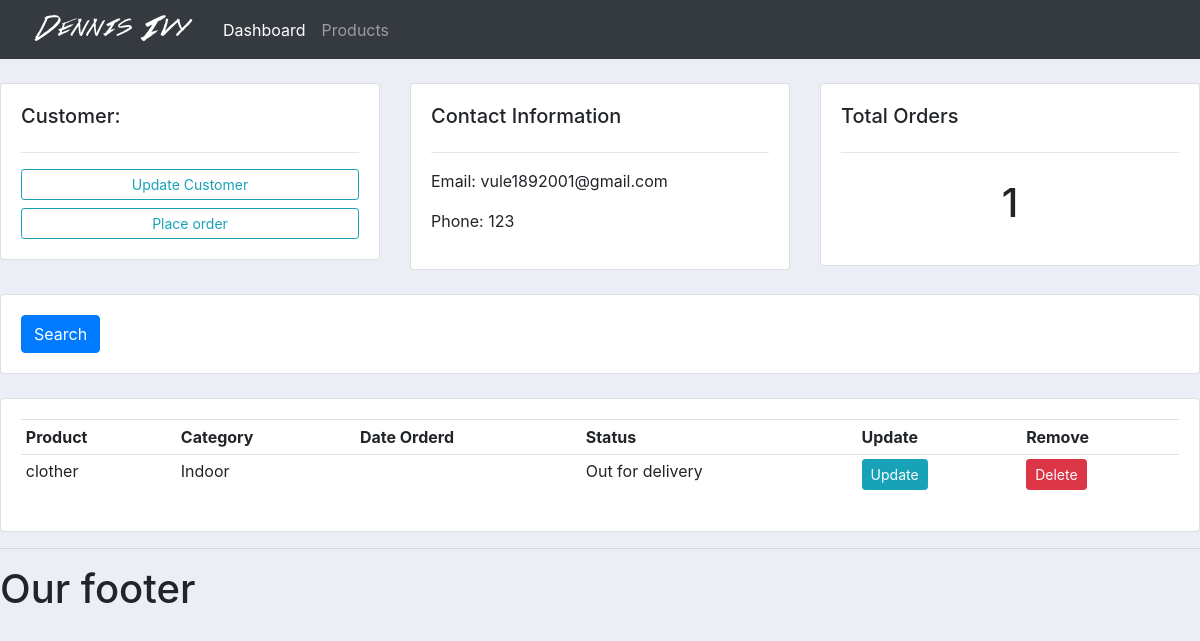
The app's page /customer/1/, older data.
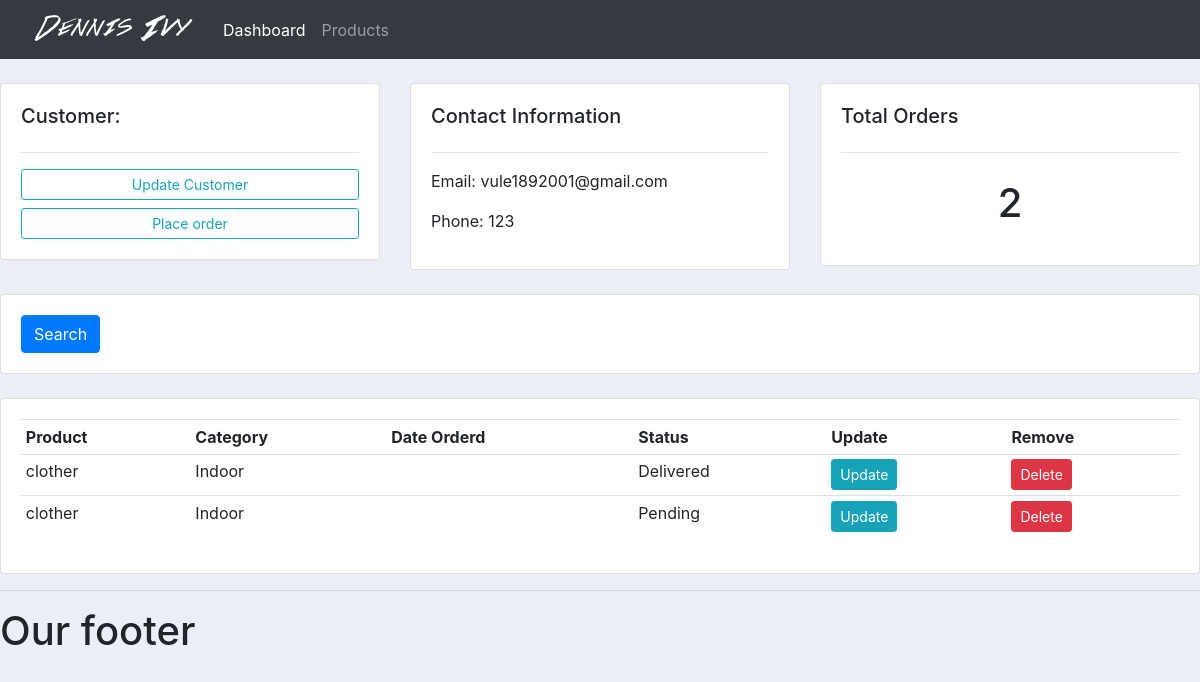
The same page, newer data.
### accounts/models.py (models this page shows, shortened)
class Order(models.Model):
    STATUS = (
        ('Pending', 'Pending'),
        ('Out for delivery', 'Out for delivery'),
        ('Delivered', 'Delivered'),
    )
    customer = models.ForeignKey(Customer, null=True, on_delete=models.SET_NULL)
    product = models.ForeignKey(Product, null=True, on_delete=models.SET_NULL)
    date_created = models.DateTimeField(auto_now_add=True, null=True)
    status = models.CharField(max_length=200, choices=STATUS, null=True)

class Product(models.Model):
    CATEGORY = (
        ('Indoor', 'Indoor'),
        ('Out Door', 'Out Door'),
    )
    name = models.CharField(max_length=200, null=True)
    price = models.FloatField(null=True)
    category = models.CharField(max_length=200, null=True, choices=CATEGORY)
    description = models.CharField(max_length=200, null=True, blank=True)
    date_created = models.DateTimeField(auto_now_add=True, null=True)
    tags = models.ManyToManyField(Tag)

### accounts/views.py (the view)
# urls.py: path('customer/<str:pk>/', views.customer, name='customer'),
def customer(request, pk):
    customer = Customer.objects.get(id=pk)
    orders = customer.order_set.all()
    order_count = orders.count()
    context = {'customer': customer, 'orders': orders, 'order_count': order_count}
    return render(request, 'accounts/customer.html', context)

### accounts/templates/accounts/customer.html
{%  extends 'accounts/main.html' %}
{% block content %}
	<br>
<div class="row">
	<div class="col-md">
		<div class="card card-body">
			<h5>Customer:</h5>
			<hr>
			<a class="btn btn-outline-info  btn-sm btn-block" href="">Update Customer</a>
			<a class="btn btn-outline-info  btn-sm btn-block" href="{% url 'create_order' customer.id %}">Place order</a>
		</div>
	</div>
	<div class="col-md">
		<div class="card card-body">
			<h5>Contact Information</h5>
			<hr>
			<p>Email: {{ customer.email }}</p>
			<p>Phone: {{ customer.phone }}</p>
		</div>
	</div>
	<div class="col-md">
		<div class="card card-body">
			<h5>Total Orders</h5>
			<hr>
			<h1 style="text-align: center;padding-top: 10px;padding-right: 10px;padding-left: 10px;padding-bottom: 10px;">{{ order_count }}</h1>
		</div>
	</div>
</div>
<br>
<div class="row">
	<div class="col">
		<div class="card card-body">
			<form method="get">
		    <button class="btn btn-primary" type="submit">Search</button>
		  </form>
		</div>
	</div>
</div>
<br>
<div class="row">
	<div class="col-md">
		<div class="card card-body">
			<table class="table table-sm">
				<tr>
					<th>Product</th>
					<th>Category</th>
					<th>Date Orderd</th>
					<th>Status</th>
					<th>Update</th>
					<th>Remove</th>
				</tr>
                {% for order in orders %}
                <tr>
                    <td>{{ order.product.name }}</td>
                    <td>{{ order.product.category }}</td>
                    <td>{{ order.date_ordered }}</td>
                    <td>{{ order.status }}</td>
                    <td><a class="btn btn-sm btn-info" href="{% url 'update_order' order.id %}">Update</a></td>
                    <td><a class="btn btn-sm btn-danger" href="{% url 'delete_order' order.id%}">Delete</a></td>
                {% endfor %}
			</table>
		</div>
	</div>
</div>
{% endblock %}

Row changes from the older to the newer data that the page shows:
changed Order: status "Out for delivery" → "Delivered"
added Order: product.name "clother", product.category "Indoor", status "Pending"
Text that changed along with them:
{{ order_count }}: "1" → "2"
